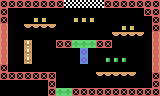

Below is a game level as drawn by its tile map, then a one-line description and the .tmx file that defines it, in full:
An orthogonal 20x12 tile map with 8x8 px tiles, 2 tile layers (collision layer, Capa de patrones 2).

<map version="1.10" tiledversion="1.11.2" orientation="orthogonal" renderorder="right-down" width="20" height="12" tilewidth="8" tileheight="8" infinite="0" nextlayerid="3" nextobjectid="1">
 <editorsettings>
  <export target="../Data/testLevel" format="csv" />
 </editorsettings>
 <tileset firstgid="1" source="worldTexture.tsx" />
 <layer id="1" name="collision layer" class="Collision Tile Layer" width="20" height="12">
  <data encoding="csv">
12,12,12,12,12,12,12,12,16,16,16,16,16,12,12,12,12,12,12,12,
12,0,0,0,0,0,0,0,0,0,0,0,0,0,0,0,0,0,12,12,
12,0,0,0,0,0,0,0,0,0,0,0,0,0,0,0,0,0,0,12,
2,0,0,13,13,13,13,0,0,0,0,0,0,0,0,0,0,0,0,12,
2,0,0,0,0,0,0,0,0,0,0,0,0,0,13,13,13,13,0,2,
2,0,0,11,0,0,0,12,12,9,9,9,12,12,0,0,0,0,0,2,
2,0,0,11,0,0,0,0,0,0,6,0,0,0,0,0,0,0,0,2,
2,0,0,11,0,0,0,0,0,0,6,0,0,0,0,0,0,0,0,2,
12,0,0,0,0,0,0,0,0,0,0,0,0,0,0,0,0,0,0,2,
12,12,12,12,12,12,12,0,0,0,0,0,13,13,13,13,13,0,0,12,
0,0,0,0,0,0,12,0,0,0,0,0,0,0,0,0,0,0,0,12,
0,0,0,0,0,0,12,9,9,12,12,12,12,12,12,12,12,12,12,12
</data>
 </layer>
 <layer id="2" name="Capa de patrones 2" width="20" height="12">
  <data encoding="csv">
0,0,0,0,0,0,0,0,0,0,0,0,0,0,0,0,0,0,0,0,
0,0,0,0,0,0,0,0,0,0,0,0,0,0,0,0,0,0,0,0,
0,0,0,0,14,14,0,0,0,14,14,14,0,0,0,0,0,0,0,0,
0,0,0,0,0,0,0,0,0,0,0,0,0,0,0,14,14,0,0,0,
0,0,0,0,0,0,0,0,0,0,0,0,0,0,0,0,0,0,0,0,
0,0,0,0,0,0,0,0,0,0,0,0,0,0,0,0,0,0,0,0,
0,0,0,0,0,0,0,0,0,0,0,0,0,0,0,0,0,0,0,0,
0,0,0,0,0,0,0,0,0,0,0,0,0,15,15,15,0,0,0,0,
0,0,0,0,0,0,0,0,0,0,0,0,0,0,0,0,0,0,0,0,
0,0,0,0,0,0,0,0,0,0,0,0,0,0,0,0,0,0,0,0,
0,0,0,0,0,0,0,0,0,0,0,0,0,0,0,0,0,0,0,0,
0,0,0,0,0,0,0,0,0,0,0,0,0,0,0,0,0,0,0,0
</data>
 </layer>
</map>